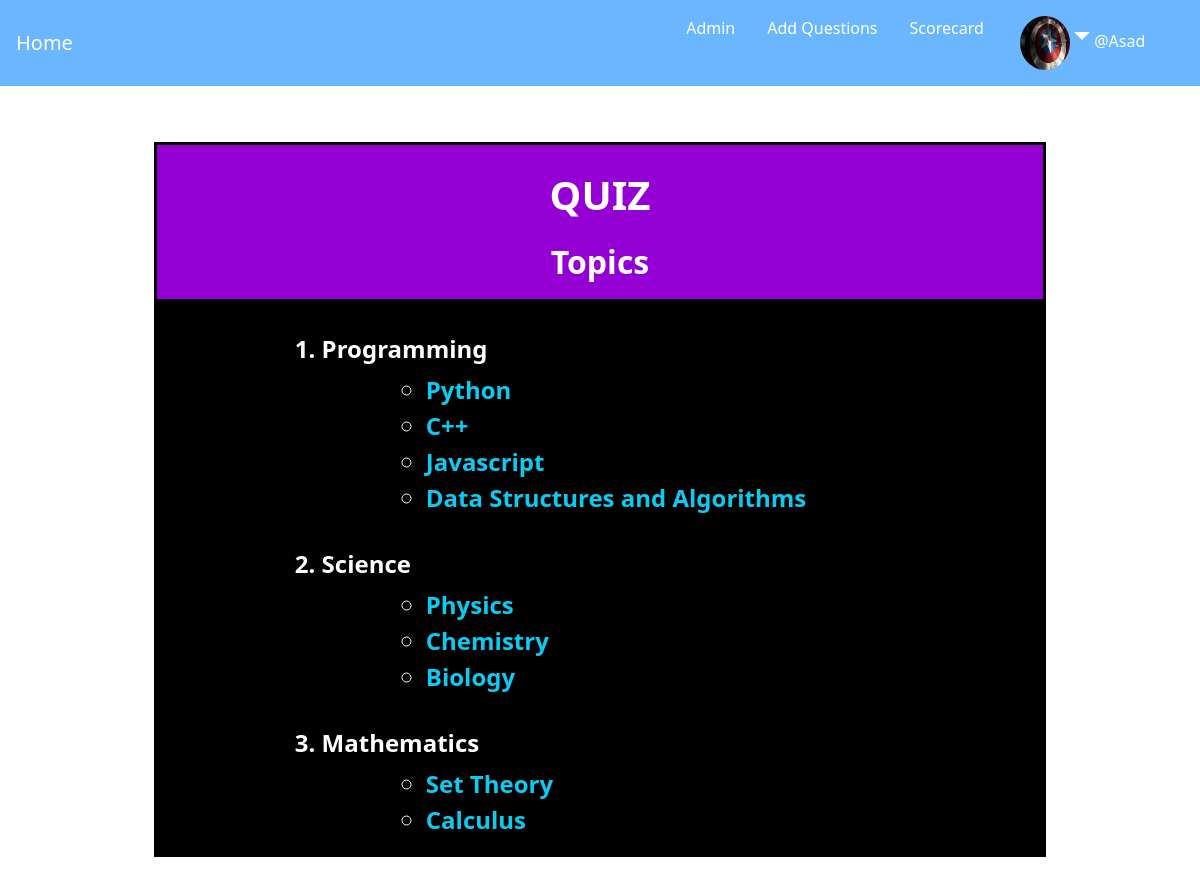
Page /mainmenu/ (signed in) on the committed database.
### quizapp/models.py (models this page shows, shortened)
class MyUser(AbstractUser):
    email = models.EmailField(unique = True, null = True)
    bio = models.TextField(
        default = 'Lorem ipsum dolor sit amet, consectetur adipiscing elit, sed do eiusmod tempor incididunt ut labore et dolore magna aliqua. Ut enim ad minim veniam, quis nostrud exercitation ullamco laboris nisi ut aliquip ex ea commodo consequat. Duis aute irure dolor in reprehenderit in voluptate velit esse cillum dolore eu fugiat nulla pariatur. Excepteur sint occaecat cupidatat non proident, sunt in culpa qui officia deserunt mollit anim id est laborum.'
    )
    avatar = models.ImageField(null = True, default = "captain-america.jpg", verbose_name = 'Profile pic')
    USERNAME_FIELD = 'email'
    REQUIRED_FIELDS = ['username']

class Quiztopic(models.Model):
    topics = models.CharField(unique = True, max_length = 100)
    def __str__(self) -> str:
        return self.topics

class Subtopic(models.Model):
    topic = models.ForeignKey(Quiztopic, on_delete = models.CASCADE)
    sub_topic = models.CharField(unique = True, max_length = 100)

### quizapp/views.py (the view)
# urls.py: path('mainmenu/', views.mainmenu, name = 'mainmenu'),
@login_required(login_url = 'loginuser')
def mainmenu(request):
    topics =  Quiztopic.objects.all()
    topics_dict = {key : key.subtopic_set.all().values() for key in topics}
    context = {'topics_dict' : topics_dict}
    return render(request, 'quizapp/mainmenu.html', context)

### quizapp/templates/quizapp/mainmenu.html
{% extends 'main.html' %}
{% block content %}
    <div class="topics-content text-white">
        <header class="topics-header">
            <h1 class="text-center fw-bolder text-uppercase mt-3">Quiz</h1>
            <h2 class="text-center fw-bold pt-3">Topics</h2>
        </header>
        <ol class="fw-bolder topics">
            {% for topic, items in topics_dict.items %}
                <li class="fs-4 topic-name">
                    <span class="fw-bold text-white">{{ topic }}</span>
                </li>
                <ul class="sub-topics">
                    {% for item in items %}
                        <li class="fs-4">
                            <a href="{% url 'instructions' item.id %}" style="color: black; text-decoration: none" class="s text-info">{{item.sub_topic}}</a>
                        </li>
                    {%endfor%}
                </ul>
            {% endfor %}
        </ol>
    </div>
{% endblock %}

### templates/main.html (shortened to what this page needs)
<!DOCTYPE html>
{% load static %}
<html lang="en">
<head>
    <link href="https://cdn.jsdelivr.net/npm/bootstrap@5.2.3/dist/css/bootstrap.min.css" rel="stylesheet">
    <link rel="stylesheet" href="https://cdnjs.cloudflare.com/ajax/libs/font-awesome/6.2.1/css/all.min.css" />
    <link rel="stylesheet" href="{% static 'css/base.css' %}">
</head>
<body>
    {% include 'navbar.html' %}
    <div class="container mt-3">
        {% block content %}
        {% endblock %}
    </div>
</body>
</html>

### templates/navbar.html (shortened to what this page needs)
<nav class="navbar navbar-expand-lg navbar-light nav-bg">
    <a class="navbar-brand px-3 text-white" href="{% url 'home' %}">Home</a>
    <div class="collapse navbar-collapse" id="navbarSupportedContent">
        <ul class="navbar-nav text-white nav-links">
            {% if request.user.is_superuser %}
                <li class="nav-item active px-2">
                    <a class="nav-link text-white" href="{% url 'home' %}admin">Admin</a>
                </li>
                <li class="nav-item active px-2">
                    <a class="nav-link text-white" href="{% url 'question-form' %}">Add Questions</a>
                </li>
            {% endif %}
            {% if request.user.is_authenticated %}
                <li class="nav-item active px-2">
                    <a class="nav-link text-white" href="{% url 'scorecard' %}">Scorecard</a>
                </li>
                <div class="pic-nav">
                    <img class="rounded-circle py-2" id="profile-pic" src="{{user.avatar.url}}" />
                    <span class="text-white fs-3 fw-bold dropdown-toggle" data-bs-toggle="dropdown" aria-expanded="false"></span>
                        @{{user.username}}
                </div>
            {% endif %}
        </ul>
    </div>
</nav>

### static/css/base.css (style rules this page uses)
.nav-bg { background-color: #6ab7ff; }
.topics-content { border: 3px solid black; background-color: black; margin: 0 10%; margin-top: 5%; margin-bottom: 8%; }
.topics-header { background-color: darkviolet ; padding: 10px 0; border-bottom: 2px solid black; }
.topics { margin-left: 15%; }
.topic-name { padding-top: 30px; }
#profile-pic { height: 70px; width: 50px; }
.pic-nav { position: relative; padding-left: 20px; }
.nav-links { margin-left: auto; margin-right: 5%; }
a:link { text-decoration: none; }
.sub-topics { padding-top: 5px; margin-left: 10%; }

### rows in the picture
MyUser: avatar (picture), username "Asad"
Quiztopic: topics "Programming"
Subtopic: sub_topic "Python"
Subtopic: sub_topic "C++"
Subtopic: sub_topic "Javascript"
Subtopic: sub_topic "Data Structures and Algorithms"
Quiztopic: topics "Science"
Subtopic: sub_topic "Physics"
Subtopic: sub_topic "Chemistry"
Subtopic: sub_topic "Biology"
Quiztopic: topics "Mathematics"
Subtopic: sub_topic "Set Theory"
Subtopic: sub_topic "Calculus"
